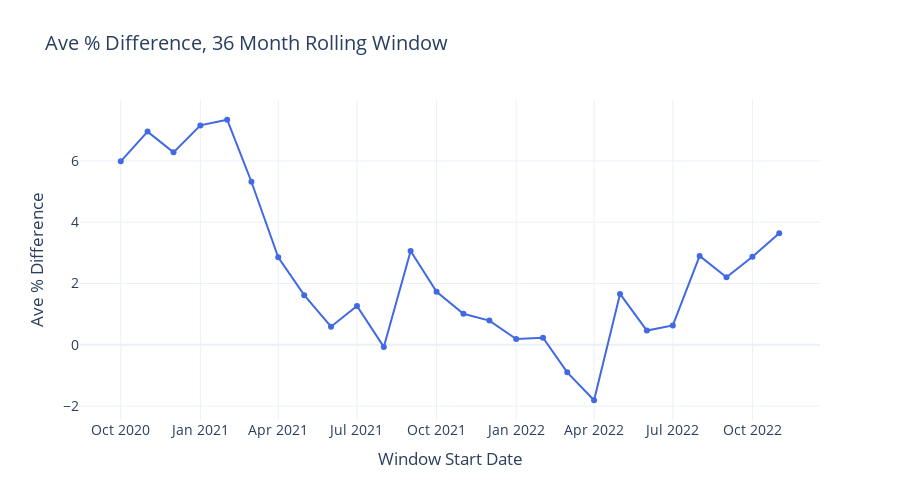

Notebook source saved alongside this figure:
### Code cell
print('Rolling avg diff - 36 months window')
df_36_months_rolling, fig_36_months= rolling_avg_diff_plotly(
    boe_raw=boe_raw,
    seeds=range(NO_OF_SIMULATIONS),
    start_year=2020,
    start_month=10,
    end_year=2025,
    end_month=11,
    monthly_investment=1000,
    fee_rate=FX_CHARGES_RATE,
    window_months=36
)

### Figure 1 — Plotly figure (JSON) as saved in the notebook; plotly's stock layout.template omitted (floating-point values rounded to 4 significant figures)
{"data": [{"hovertemplate": "%{x|%b %Y}<br>%{y:.2f}%<extra></extra>", "line": {"color": "royalblue", "width": 2}, "marker": {"size": 6}, "mode": "lines+markers", "name": "Avg % Diff", "type": "scatter", "x": ["2020-10-01T00:00:00", "2020-11-01T00:00:00", "2020-12-01T00:00:00", "2021-01-01T00:00:00", "2021-02-01T00:00:00", "2021-03-01T00:00:00", "2021-04-01T00:00:00", "2021-05-01T00:00:00", "2021-06-01T00:00:00", "2021-07-01T00:00:00", "2021-08-01T00:00:00", "2021-09-01T00:00:00", "2021-10-01T00:00:00", "2021-11-01T00:00:00", "2021-12-01T00:00:00", "2022-01-01T00:00:00", "2022-02-01T00:00:00", "2022-03-01T00:00:00", "2022-04-01T00:00:00", "2022-05-01T00:00:00", "2022-06-01T00:00:00", "2022-07-01T00:00:00", "2022-08-01T00:00:00", "2022-09-01T00:00:00", "2022-10-01T00:00:00", "2022-11-01T00:00:00"], "y": [5.986, 6.956, 6.28, 7.159, 7.343, 5.32, 2.856, 1.619, 0.5906, 1.269, -0.06897, 3.059, 1.73, 1.014, 0.7908, 0.1871, 0.2324, -0.8982, -1.809, 1.661, 0.4656, 0.6323, 2.9, 2.206, 2.875, 3.642]}], "layout": {"font": {"size": 14}, "height": 500, "hovermode": "x unified", "title": {"text": "Ave % Difference, 36 Month Rolling Window"}, "width": 900, "xaxis": {"title": {"text": "Window Start Date"}}, "yaxis": {"title": {"text": "Ave % Difference"}}}}
